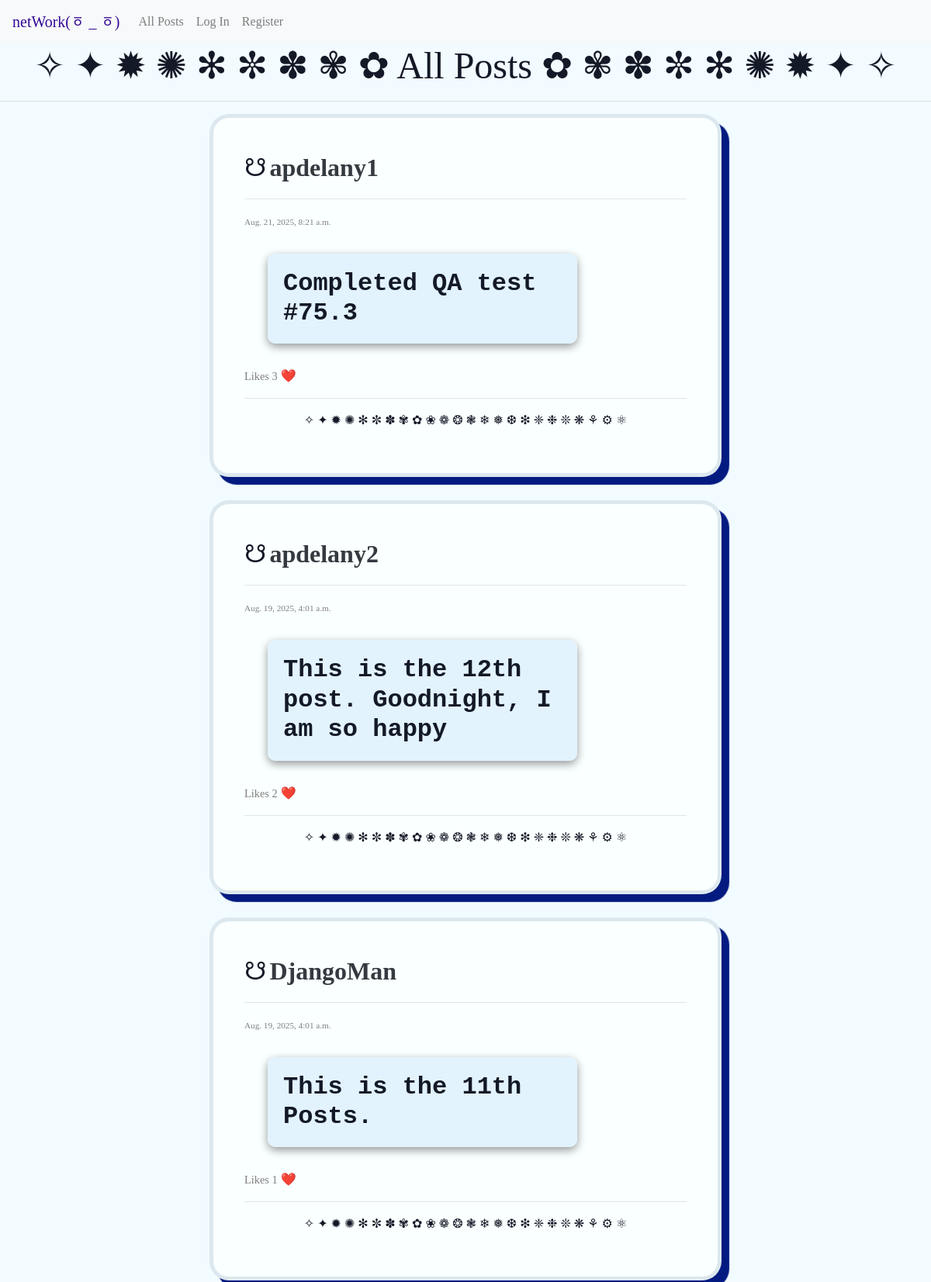
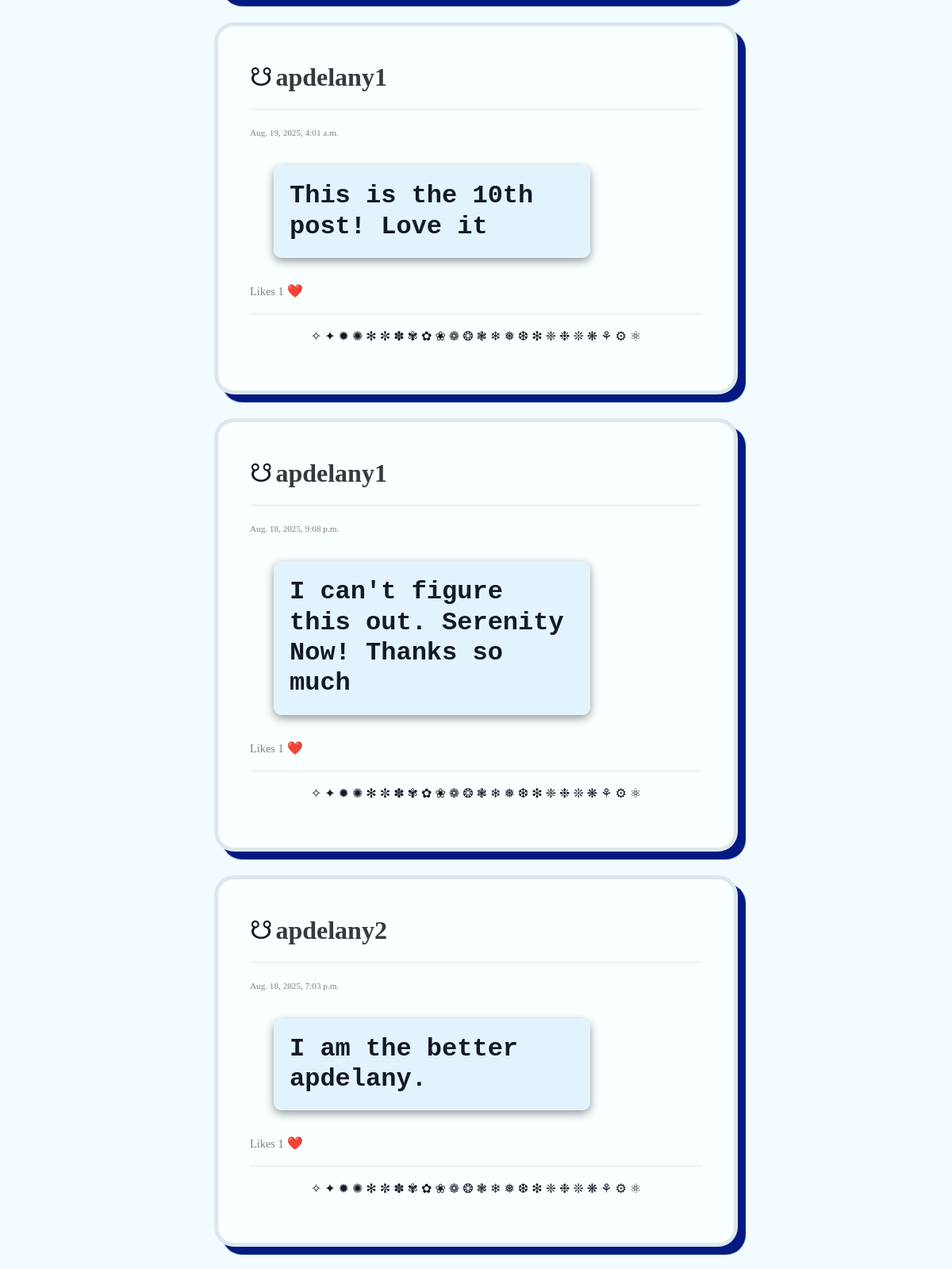
/?page=3 (upper part), run on the app's committed database (2 pictures, top to bottom).
### network/models.py (models this page shows, shortened)
class Posts(models.Model):
    owner = models.ForeignKey(User, on_delete=models.CASCADE, related_name="posts")
    text = models.TextField(max_length=200)
    created = models.DateTimeField(auto_now_add=True)
    likeCount = models.IntegerField(default=0)

class User(AbstractUser):
    pass

### network/views.py (the view)
# urls.py: path("", views.index, name="index"),
def index(request):
    posts = Posts.objects.order_by("-created").all()
    paginator = Paginator(posts, 10)
    page_number = request.GET.get("page")
    page_obj = paginator.get_page(page_number)
    return render(request, "network/index.html", {
        "page_obj" : page_obj,
        "currentUser" : request.user.username,
    })

### network/templates/network/index.html (shortened to what this page needs)
{% extends "network/layout.html" %}
{% load static %}
{% block body %}
<div class="container-xxl" id="container">
    <h1 style="font-size:3rem; text-align:center">✧ ✦ ✹ ✺ ✻ ✼ ✽ ✾ ✿ All Posts ✿ ✾ ✽ ✼ ✻ ✺ ✹ ✦ ✧</h1>
    <hr>
    <section id="allPosts">
        {% for post in page_obj %}
        <div class="post">
            <span style="font-size:2rem">☋</span>
            <a href="{% url 'userProfile' post.owner.username %}" class="font-weight-bold text-dark h2">
                {{post.owner.username}} <br>
            </a>
            <hr>
            <span class="text-right" style="font-size: 0.7rem;color:gray;">
                {{ post.created }}
            </span>
            <br>
            <p class="h1"> {{post.text}} </p>
            <span>
                <span style="font-size:0.9rem; color:gray;">Likes <span>{{ post.likeCount }}</span></span>
                {% if user.is_authenticated %}
                    <a href="{% url 'like' post.id %}" class="clickLike {{post.id}}" id="{{ forloop.counter0 }}">
                        ❤️
                    </a>
                {% else %}
                    <a href="{% url 'login' %}">
                        ❤️
                    </a>
                {% endif %}
            </span>
            <hr>
            <div class="emoji">
                <p>✧ ✦ ✹ ✺ ✻ ✼ ✽ ✾ ✿ ❀ ❁ ❂ ❃ ❄ ❅ ❆ ❇ ❈ ❉ ❊ ❋ ⚘ ⚙ ⚛</p>
            </div>
        </div>
        {% endfor %}
    </section>
</div>
{% endblock %}

### network/static/network/styles.css (style rules this page uses)
body { font-family: Georgia, 'Times New Roman', Times, serif; background: #e7f8ff85; color: rgb(20, 25, 39); }
.post { margin: 0 auto; padding: 40px; width: 55%; text-align: left; border-radius: 25px; flex-direction: column; justify-content: space-around; border: 5px solid rgba(148, 178, 197, 0.301); box-shadow: 10px 10px 1px rgb(3, 26, 129); margin-bottom: 30px; background: rgb(250, 255, 255); }
.post .h1 { font-size: 2rem; background-color: rgba(224, 242, 254, 0.925); font-weight: bold; padding: 20px; border-radius: 10px; box-shadow: 0 4px 12px rgba(0, 0, 0, 0.411); margin: 30px; font-family: 'Courier New', Courier, monospace; width: 70%; }
.emoji { text-align: center; }

### data on the page
Posts: owner.username "apdelany1", created "Aug. 21, 2025, 8:21 a.m.", text "Completed QA test #75.3", likeCount "3"
Posts: owner.username "apdelany2", created "Aug. 19, 2025, 4:01 a.m.", text "This is the 12th post. Goodnight, I am so happy", likeCount "2"
Posts: owner.username "DjangoMan", created "Aug. 19, 2025, 4:01 a.m.", text "This is the 11th Posts.", likeCount "1"
Posts: owner.username "apdelany1", created "Aug. 19, 2025, 4:01 a.m.", text "This is the 10th post! Love it", likeCount "1"
Posts: owner.username "apdelany1", created "Aug. 18, 2025, 9:08 p.m.", text "I can't figure this out. Serenity Now! Thanks so much", likeCount "1"
Posts: owner.username "apdelany2", created "Aug. 18, 2025, 7:03 p.m.", text "I am the better apdelany.", likeCount "1"
